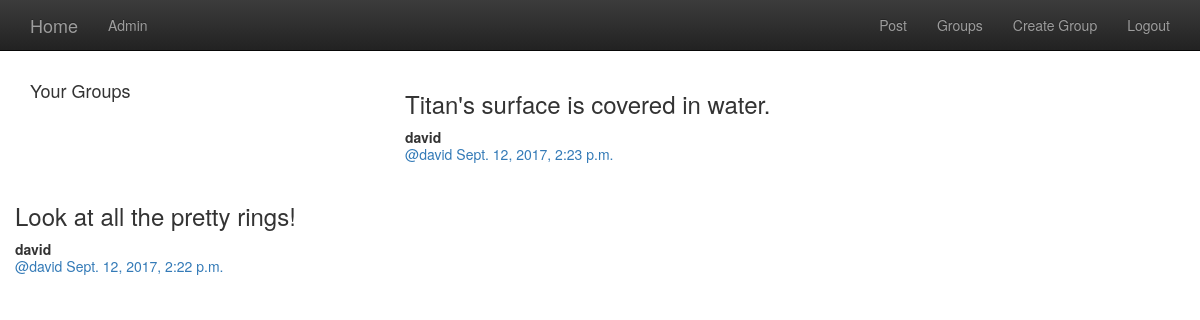
The page /posts/ (signed in) on the database its author committed.
### posts/models.py (models this page shows, shortened)
class Post(models.Model):
    user = models.ForeignKey(User, related_name='posts')
    created_at = models.DateTimeField(auto_now=True)
    message = models.TextField()
    message_html = models.TextField(editable=False)
    group = models.ForeignKey(Group, related_name='posts', null=True, blank=True)
    class Meta():
        ordering = ['-created_at']
        unique_together = ['user', 'message']

### posts/views.py (the view)
class PostList(SelectRelatedMixin, generic.ListView):
    model = models.Post
    select_related = ('user', 'group')

### posts/templates/posts/post_list.html (shortened to what this page needs)
{% extends "posts/post_base.html" %}
{% block prepost %}
<div class="col-md-4">
    {% if request.user.is_authenticated %}
        <div class="card card-with-shadow">
            <div class="content">
                <h4>Your Groups</h4>
            </div>
        </div>
    {% endif %}
</div>
{% endblock %}
{% block post_content %}
<div class="cold-md-8">
    {% for post in post_list %}
        {% include "posts/_post.html" %}
    {% endfor %}
</div>
{% endblock %}

### posts/templates/posts/_post.html (shortened to what this page needs)
<div class="post media">
    <h3>{{post.message_html|safe}}</h3>
    <div class="media-body">
        <strong>{{post.user.username}}</strong>
        <h5 class="media-heading">
        <span class="username">
            <a href="{% url 'posts:for_user' username=post.user.username %}">@{{post.user.username}}</a>
        </span>
        <time class="time"><a href="{% url 'posts:single' username=post.user.username pk=post.pk %}">{{post.created_at}}</a></time>
        </h5>
    </div>
</div>

### rows shown on the page
Post: message_html "Titan's surface is covered in water.", user.username "david", created_at "Sept. 12, 2017, 2:23 p.m."
Post: message_html "Look at all the pretty rings!", user.username "david", created_at "Sept. 12, 2017, 2:22 p.m."
